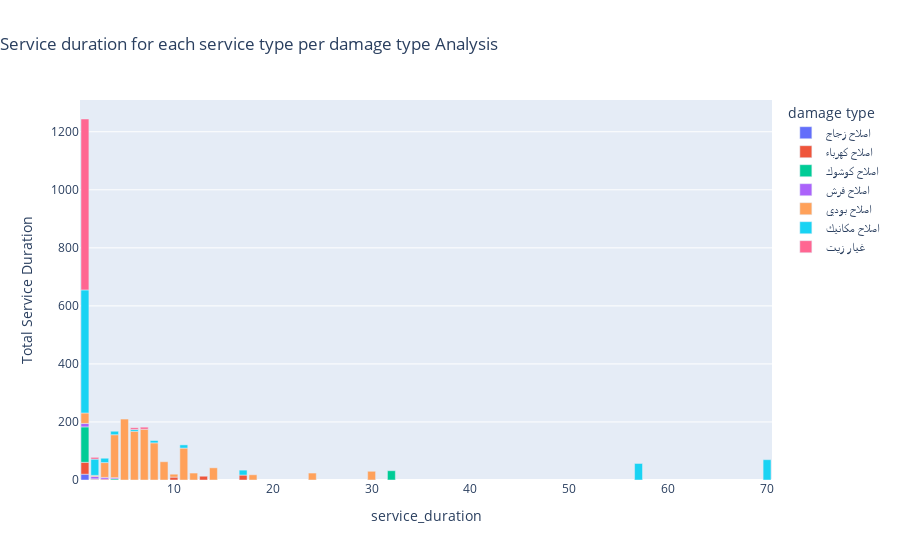

Here is the notebook cell this chart was saved with:
### Markdown cell above
#### Service duration per damage type

### Code cell
text='Observations:'
display(Markdown('###### ' +text))
text='* Short durations across damage types: Similar to the first chart, many services across various damage types are completed in less than 15 days.'
display(Markdown(text))
text='* Certain damage types with delays: Some damage types, particularly represented by colors like orange and red, extend to longer durations (20+ days), suggesting that certain types of repairs might be taking disproportionately long.'
display(Markdown(text))

Service_Duration = df.groupby(['service_duration','damage type'])['service_duration'].sum().reset_index(name='Total Service Duration')
Service_Duration = Service_Duration.sort_values('Total Service Duration',ascending=True)
# Create the updated bar chart
myPlot1(Service_Duration, 'service_duration', 'Total Service Duration', 'damage type', 'bar', 'Service duration for each service type per damage type', sort_by=None, ascending=True)

text = 'Recommendations:'
display(Markdown('###### ' +text))
text='1. Investigate Parts and Material Availability:'
display(Markdown(text))
text='* Action: Determine if certain damage types (such as those associated with orange/red categories) consistently face delays due to parts availability.'
display(Markdown(text))
text='* Track: Monitoring the supply chain of specific parts linked to these damage types may help reduce service delays.'
display(Markdown(text))
text='2. Damage Complexity:'
display(Markdown(text))
text='* Action: Compare the complexity of different damage types and investigate whether the longer durations for specific damage types (like orange/red) are due to inherent complexity. For instance, complex mechanical or electrical issues could naturally require more time.'
display(Markdown(text))
text='3.	Client-Specific Preferences:'
display(Markdown(text))
text='* Action: Check whether certain damage types are tied to specific clients or special handling requests, which could be contributing to extended service durations. Special client requirements might be extending repair times.'
display(Markdown(text))
text='4. Worker and Resource Allocation:'
display(Markdown(text))
text='* Action: Evaluate whether locations that handle certain complex repairs (orange/red damage types) have the necessary skilled workforce and tools to complete the repairs more efficiently.'
display(Markdown(text))

### Figure 1 — Plotly figure (JSON) as saved in the notebook; plotly's stock layout.template omitted (floating-point values rounded to 4 significant figures)
{"data": [{"alignmentgroup": "True", "hovertemplate": "color=اصلاح زجاج<br>x=%{x}<br>y=%{y}<extra></extra>", "legendgroup": "اصلاح زجاج", "marker": {"color": "#636efa", "pattern": {"shape": ""}}, "name": "اصلاح زجاج", "offsetgroup": "اصلاح زجاج", "orientation": "v", "showlegend": true, "textposition": "auto", "type": "bar", "x": [2, 1], "xaxis": "x", "y": [2, 20], "yaxis": "y"}, {"alignmentgroup": "True", "hovertemplate": "color=اصلاح كهرباء<br>x=%{x}<br>y=%{y}<extra></extra>", "legendgroup": "اصلاح كهرباء", "marker": {"color": "#EF553B", "pattern": {"shape": ""}}, "name": "اصلاح كهرباء", "offsetgroup": "اصلاح كهرباء", "orientation": "v", "showlegend": true, "textposition": "auto", "type": "bar", "x": [2, 3, 10, 13, 17, 1], "xaxis": "x", "y": [2, 3, 10, 13, 17, 41], "yaxis": "y"}, {"alignmentgroup": "True", "hovertemplate": "color=اصلاح كوشوك<br>x=%{x}<br>y=%{y}<extra></extra>", "legendgroup": "اصلاح كوشوك", "marker": {"color": "#00cc96", "pattern": {"shape": ""}}, "name": "اصلاح كوشوك", "offsetgroup": "اصلاح كوشوك", "orientation": "v", "showlegend": true, "textposition": "auto", "type": "bar", "x": [4, 32, 1], "xaxis": "x", "y": [4, 32, 122], "yaxis": "y"}, {"alignmentgroup": "True", "hovertemplate": "color=اصلاح فرش<br>x=%{x}<br>y=%{y}<extra></extra>", "legendgroup": "اصلاح فرش", "marker": {"color": "#ab63fa", "pattern": {"shape": ""}}, "name": "اصلاح فرش", "offsetgroup": "اصلاح فرش", "orientation": "v", "showlegend": true, "textposition": "auto", "type": "bar", "x": [4, 3, 2, 1], "xaxis": "x", "y": [4, 6, 8, 12], "yaxis": "y"}, {"alignmentgroup": "True", "hovertemplate": "color=اصلاح بودي<br>x=%{x}<br>y=%{y}<extra></extra>", "legendgroup": "اصلاح بودي", "marker": {"color": "#FFA15A", "pattern": {"shape": ""}}, "name": "اصلاح بودي", "offsetgroup": "اصلاح بودي", "orientation": "v", "showlegend": true, "textposition": "auto", "type": "bar", "x": [2, 10, 18, 12, 24, 30, 1, 14, 3, 9, 11, 8, 4, 6, 7, 5], "xaxis": "x", "y": [4, 10, 18, 24, 24, 30, 36, 42, 51, 63, 110, 128, 148, 168, 175, 210], "yaxis": "y"}, {"alignmentgroup": "True", "hovertemplate": "color=اصلاح مكانيك <br>x=%{x}<br>y=%{y}<extra></extra>", "legendgroup": "اصلاح مكانيك ", "marker": {"color": "#19d3f3", "pattern": {"shape": ""}}, "name": "اصلاح مكانيك ", "offsetgroup": "اصلاح مكانيك ", "orientation": "v", "showlegend": true, "textposition": "auto", "type": "bar", "x": [6, 8, 11, 4, 3, 17, 2, 57, 70, 1], "xaxis": "x", "y": [6, 8, 11, 12, 15, 17, 56, 57, 70, 424], "yaxis": "y"}, {"alignmentgroup": "True", "hovertemplate": "color=غيار زيت<br>x=%{x}<br>y=%{y}<extra></extra>", "legendgroup": "غيار زيت", "marker": {"color": "#FF6692", "pattern": {"shape": ""}}, "name": "غيار زيت", "offsetgroup": "غيار زيت", "orientation": "v", "showlegend": true, "textposition": "auto", "type": "bar", "x": [2, 6, 7, 1], "xaxis": "x", "y": [6, 6, 7, 589], "yaxis": "y"}], "layout": {"barmode": "relative", "legend": {"title": {"text": "damage type"}, "tracegroupgap": 0}, "title": {"text": "Service duration for each service type per damage type Analysis", "x": 0}, "xaxis": {"anchor": "y", "domain": [0, 1], "title": {"text": "service_duration"}}, "yaxis": {"anchor": "x", "domain": [0, 1], "title": {"text": "Total Service Duration"}}}}
